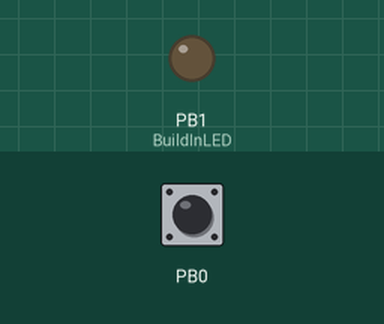
Simulated run of this sketch. Board: ATtiny85, built with avr-gcc and run on an emulated ATtiny85. On the bench: output pins drawn as LEDs (lit = HIGH). The test bench sets the inputs (shaded band); at power-on: PB0 HIGH.

Above: at 1.2 s.
1.3 s: PB0 pulled LOW for 0.15 s
At 2.1 s:
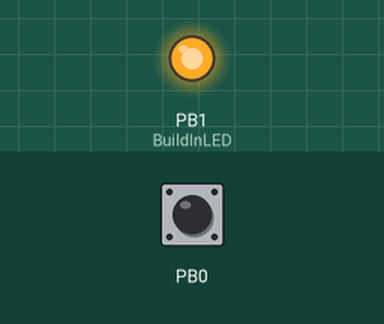
3.8 s: PB0 pulled LOW for 3.2 s
At 8.4 s:
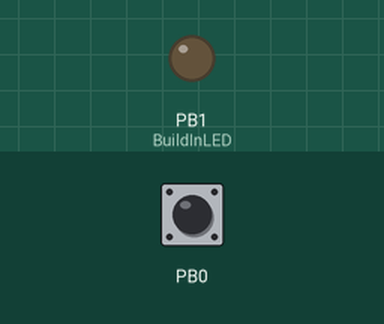
Timing chart, 0 to 9.9 s (numbered marks = the images above; inputs shaded):
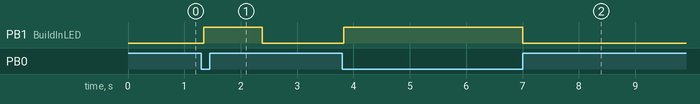

The sketch:

TouchKey.ino
```cpp
#include "DigiKeyboard.h"
#include <CapacitiveSensor.h>

#define SECRET "this is a secret\n"

#define BuildInLED 1    							// internal LED at PB1

CapacitiveSensor   cs = CapacitiveSensor(2,0);      // PB2 is output pin, PB0 is sensor pin

void setup()
{
  pinMode(BuildInLED, OUTPUT);
  digitalWrite(BuildInLED, LOW);
}

void loop()
{
    long input =  cs.capacitiveSensor(30);

	if (input > 200) {
		digitalWrite(BuildInLED, HIGH);
		DigiKeyboard.print(SECRET);
		DigiKeyboard.delay(1000);

		while (cs.capacitiveSensor(30) > 100) {
		}

		digitalWrite(BuildInLED, LOW);
	}

    DigiKeyboard.delay(100);
}
```

Measured:
- after the input at 1.3 s, PB1 (BuildInLED): LOW → HIGH at once, → LOW 1.0 s later
- after the input at 3.8 s, PB1 (BuildInLED): LOW → HIGH at once, → LOW 3.2 s later
